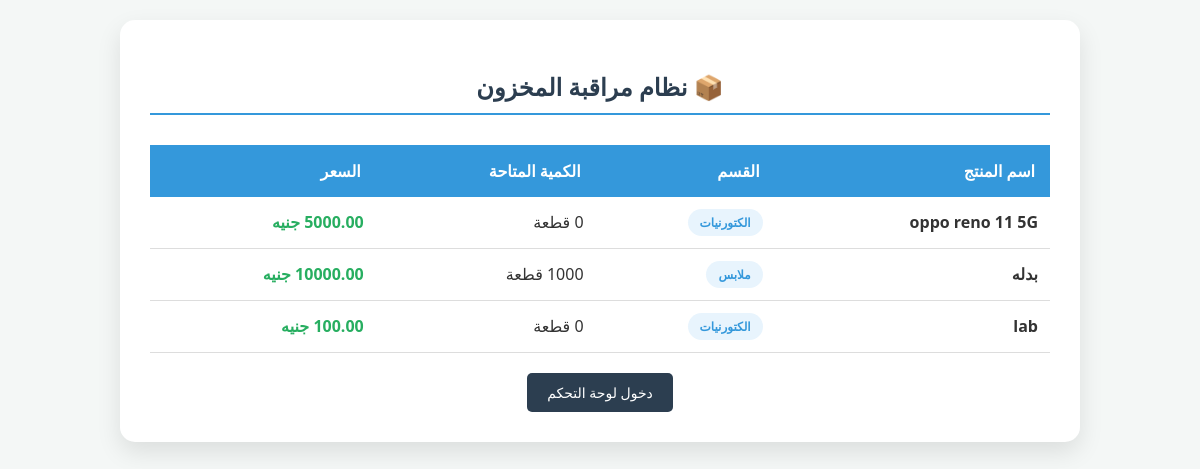
Before: / with the older database file.
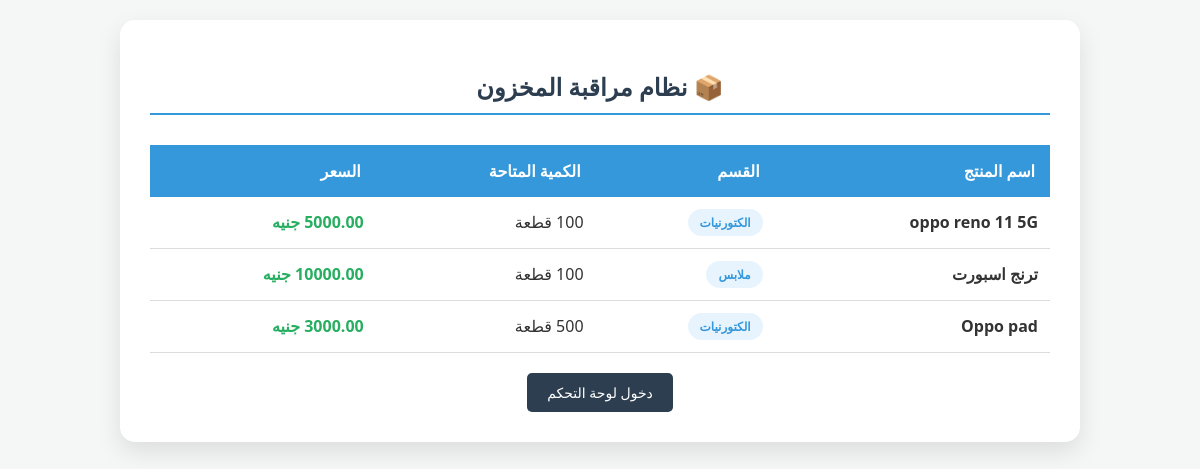
After: the same page with the newer database file.
### stock/models.py (models this page shows, shortened)
class Product(models.Model):
  name = models.CharField(max_length=200, verbose_name="اسم المنتج")
  category = models.ForeignKey(Category, on_delete=models.CASCADE, verbose_name="القسم")
  price = models.DecimalField(max_digits=10, decimal_places=2, verbose_name="السعر")
  quantity = models.IntegerField(default=0, verbose_name="الكمية المتاحة")
  min_stock_level = models.IntegerField(default=5, verbose_name="الحد الأدنى للتنبيه")

class Category(models.Model):
  name = models.CharField(max_length=100, verbose_name="اسم القسم")

### stock/views.py (the view)
# urls.py: path('', product_list, name='product_list'),
def product_list(request):
    products = Product.objects.all()
    return render(request, 'stock/product_list.html', {'products': products})

### stock/templates/stock/product_list.html (shortened to what this page needs)
<!DOCTYPE html>
<html lang="ar" dir="rtl">
<head>
</head>
<body>
<div class="container">
<h2>📦 نظام مراقبة المخزون</h2>
<table>
<thead>
<tr>
<th>اسم المنتج</th>
<th>القسم</th>
<th>الكمية المتاحة</th>
<th>السعر</th>
</tr>
</thead>
<tbody>
{% for product in products %}
<tr>
<td><strong>{{ product.name }}</strong></td>
<td><span class="badge">{{ product.category.name }}</span></td>
<td>{{ product.quantity }} قطعة</td>
<td class="price">{{ product.price }} جنيه</td>
</tr>
{% endfor %}
</tbody>
</table>
<a href="/admin" class="admin-btn">دخول لوحة التحكم</a>
</div>
</body>
</html>

### stock/templates/stock/product_list.html (style rules this page uses)
body { font-family: 'Segoe UI', Tahoma, Geneva, Verdana, sans-serif; background-color: #f4f7f6; margin: 0; padding: 20px; }
.container { max-width: 900px; margin: auto; background: white; padding: 30px; border-radius: 15px; box-shadow: 0 10px 25px rgba(0,0,0,0.1); }
h2 { text-align: center; color: #2c3e50; margin-bottom: 30px; border-bottom: 2px solid #3498db; padding-bottom: 10px; }
table { width: 100%; border-collapse: collapse; margin-top: 20px; }
th { background-color: #3498db; color: white; padding: 15px; text-align: right; }
td { padding: 12px; border-bottom: 1px solid #ddd; color: #333; }
.badge { display: inline-block; padding: 5px 12px; border-radius: 20px; font-size: 12px; font-weight: bold; background: #e8f4fd; color: #3498db; }
.price { font-weight: bold; color: #27ae60; }
.admin-btn { display: block; width: fit-content; margin: 20px auto 0; padding: 10px 20px; background: #2c3e50; color: white; text-decoration: none; border-radius: 5px; font-size: 14px; }

Changed rows visible on the page:
changed Product "ملابس": name "بدله" → "ترنج اسبورت"
changed Product: name "lab" → "Oppo pad"
